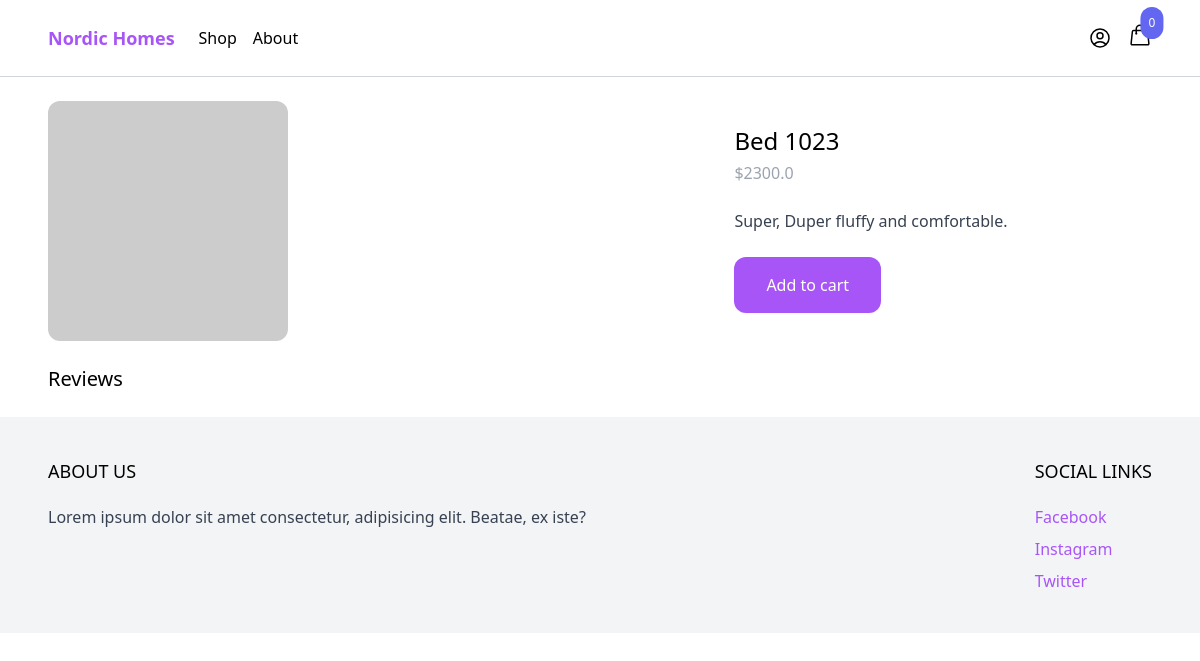
The app's page /shop/bed-1023/ with its own data.
### product/models.py (models this page shows, shortened)
class Product(models.Model):
    category = models.ForeignKey(Category, related_name='products', on_delete=models.CASCADE)
    name = models.CharField(max_length=255)
    slug = models.SlugField()
    description = models.TextField(blank=True, null=True)
    price = models.IntegerField()
    created_at = models.DateTimeField(auto_now_add=True)
    image = models.ImageField(upload_to='uploads/', blank=True, null=True)
    thumbnail = models.ImageField(upload_to='uploads/', blank=True, null=True)
    class Meta:
        ordering = ('-created_at',)
    def get_display_price(self):
        return self.price / 100

### product/views.py (the view, shortened to what this page needs)
# urls.py: path('', include('product.urls')),
def product(request, slug):
    product = get_object_or_404(Product, slug=slug)
    return render(request, 'product/product.html', {'product':product})

### cart/cart.py (called while the page is built)
    def __len__(self):
        return sum(item['quantity'] for item in self.cart.values())

### cart/context_processors.py (called while the page is built)
def cart(request):
    return {'cart': Cart(request)}

### product/templates/product/product.html (shortened to what this page needs)
{% extends 'core/base.html' %}
{% load static %}
{% block content %}
  <div class="max-w-6xl mx-auto flex flex-wrap py-6 px-6 xl:px-0">
    <div class="images w-full mb-6 lg:mb-0 lg:w-3/5">
      <img
        src="{% if product.image %}{{ product.image.url }}{% else %}'https://via.placeholder.com/240x240.jpg'{% endif %}"
        alt="{{ product.name }}" class="rounded-xl"
      />
    </div>
    <div class="information w-full lg:w-2/5 lg:p-6">
      <h1 class="text-2xl">{{ product.name }}</h1>
      <p class="mt-1 text-gray-400">${{ product.get_display_price }}</p>
      {% if product.description %}
      <p class="mt-6 text-gray-700">{{ product.description }}</p>
      {% endif %}
      <a
        href="#"
        class="mt-6 inline-block px-8 py-4 rounded-xl bg-purple-500 text-white hover:bg-purple-700 transition duration-500 ease-in-out"
        hx-get="{% url 'cart:add_to_cart' product.id %}"
        hx-target="#menu-cart-button"
        hx-swap="outerHTML"
        >
        Add to cart
      </a>
    </div>
    <div class="w-full mt-6">
      <h1 class="text-xl">Reviews</h1>
    </div>
  </div>
{% endblock %}

### records on screen
Product: name "Bed 1023", get_display_price "2300.0", description "Super, Duper fluffy and comfortable."

### other values on screen
{{ cart|length }} "0"
